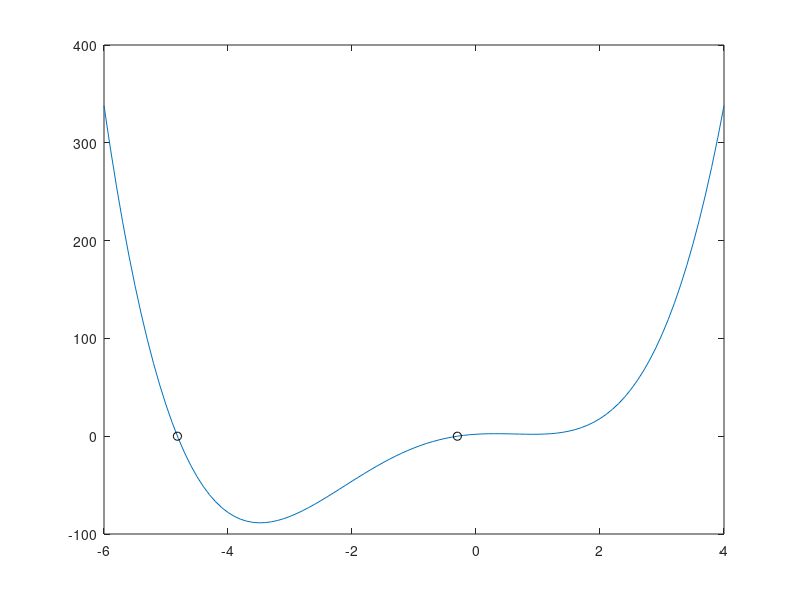

Reproduce this figure in MATLAB.
function [] = plot2()
% Program rysujacy wykres funkcji do zadania 2
% wraz z zaznaczeniem punktow zerowych

  x = [-6:0.1:4];
  f = 'x.^4 +3*x.^3 -8*x.^2 +4*x+2';
  plot(x,eval(f));
  hold on;
  plot(x,0,'k-');
  x=[-4.8158 -0.3007];
  plot(x,eval(f),'ko')
  hold off;
end
